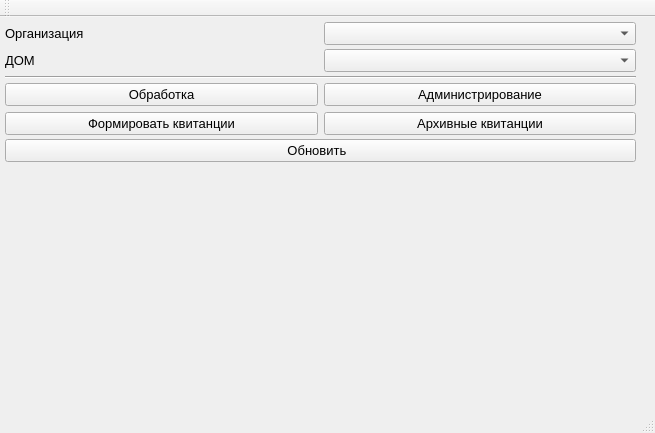
<?xml version="1.0" encoding="UTF-8"?>
<ui version="4.0">
 <class>MainWindow</class>
 <widget class="QMainWindow" name="MainWindow">
  <property name="geometry">
   <rect>
    <x>0</x>
    <y>0</y>
    <width>655</width>
    <height>433</height>
   </rect>
  </property>
  <property name="windowTitle">
   <string>ЖСК-Квитанция_Ноябрь2013</string>
  </property>
  <property name="windowIcon">
   <iconset resource="qrc.qrc">
    <normaloff>:/ico/cash_register_6356.ico</normaloff>:/ico/cash_register_6356.ico</iconset>
  </property>
  <widget class="QWidget" name="centralWidget">
   <widget class="QWidget" name="verticalLayoutWidget">
    <property name="geometry">
     <rect>
      <x>0</x>
      <y>0</y>
      <width>641</width>
      <height>311</height>
     </rect>
    </property>
    <layout class="QVBoxLayout" name="verticalLayout" stretch="0,0,0,0,0,0,0">
     <property name="spacing">
      <number>4</number>
     </property>
     <property name="sizeConstraint">
      <enum>QLayout::SetMaximumSize</enum>
     </property>
     <property name="leftMargin">
      <number>5</number>
     </property>
     <property name="topMargin">
      <number>5</number>
     </property>
     <property name="rightMargin">
      <number>5</number>
     </property>
     <property name="bottomMargin">
      <number>0</number>
     </property>
     <item>
      <layout class="QHBoxLayout" name="horizontalLayout_3">
       <item>
        <widget class="QLabel" name="label">
         <property name="font">
          <font>
           <family>Arial</family>
           <pointsize>10</pointsize>
          </font>
         </property>
         <property name="text">
          <string>Организация</string>
         </property>
        </widget>
       </item>
       <item>
        <widget class="QComboBox" name="cmBx_Org">
         <property name="font">
          <font>
           <family>Arial</family>
           <pointsize>10</pointsize>
          </font>
         </property>
        </widget>
       </item>
      </layout>
     </item>
     <item>
      <layout class="QHBoxLayout" name="horizontalLayout_4">
       <item>
        <widget class="QLabel" name="label_2">
         <property name="font">
          <font>
           <family>Arial</family>
           <pointsize>10</pointsize>
          </font>
         </property>
         <property name="text">
          <string>ДОМ</string>
         </property>
        </widget>
       </item>
       <item>
        <widget class="QComboBox" name="cmBx_Home">
         <property name="font">
          <font>
           <family>Arial</family>
           <pointsize>10</pointsize>
          </font>
         </property>
         <property name="modelColumn">
          <number>0</number>
         </property>
        </widget>
       </item>
      </layout>
     </item>
     <item>
      <widget class="Line" name="line">
       <property name="frameShadow">
        <enum>QFrame::Sunken</enum>
       </property>
       <property name="lineWidth">
        <number>1</number>
       </property>
       <property name="orientation">
        <enum>Qt::Horizontal</enum>
       </property>
      </widget>
     </item>
     <item>
      <layout class="QHBoxLayout" name="horizontalLayout">
       <item>
        <layout class="QVBoxLayout" name="verticalLayout_2">
         <item>
          <widget class="QPushButton" name="pBtnOper">
           <property name="font">
            <font>
             <family>Arial</family>
             <pointsize>10</pointsize>
            </font>
           </property>
           <property name="text">
            <string>Обработка</string>
           </property>
          </widget>
         </item>
         <item>
          <widget class="QPushButton" name="pBtnPrint">
           <property name="sizePolicy">
            <sizepolicy hsizetype="Expanding" vsizetype="Fixed">
             <horstretch>0</horstretch>
             <verstretch>0</verstretch>
            </sizepolicy>
           </property>
           <property name="font">
            <font>
             <family>Arial</family>
             <pointsize>10</pointsize>
            </font>
           </property>
           <property name="text">
            <string>Формировать квитанции</string>
           </property>
          </widget>
         </item>
        </layout>
       </item>
       <item>
        <layout class="QVBoxLayout" name="verticalLayout_3">
         <item>
          <widget class="QPushButton" name="pBtnAdmin">
           <property name="sizePolicy">
            <sizepolicy hsizetype="Minimum" vsizetype="Fixed">
             <horstretch>0</horstretch>
             <verstretch>0</verstretch>
            </sizepolicy>
           </property>
           <property name="font">
            <font>
             <family>Arial</family>
             <pointsize>10</pointsize>
            </font>
           </property>
           <property name="text">
            <string>Администрирование</string>
           </property>
          </widget>
         </item>
         <item>
          <widget class="QPushButton" name="pBtn_ArhivBlank">
           <property name="sizePolicy">
            <sizepolicy hsizetype="Expanding" vsizetype="Fixed">
             <horstretch>0</horstretch>
             <verstretch>0</verstretch>
            </sizepolicy>
           </property>
           <property name="font">
            <font>
             <family>Arial</family>
             <pointsize>10</pointsize>
            </font>
           </property>
           <property name="text">
            <string>Архивные квитанции</string>
           </property>
          </widget>
         </item>
        </layout>
       </item>
      </layout>
     </item>
     <item>
      <widget class="QPushButton" name="pBtnRefresh">
       <property name="sizePolicy">
        <sizepolicy hsizetype="Minimum" vsizetype="Fixed">
         <horstretch>0</horstretch>
         <verstretch>150</verstretch>
        </sizepolicy>
       </property>
       <property name="font">
        <font>
         <family>Arial</family>
         <pointsize>10</pointsize>
        </font>
       </property>
       <property name="text">
        <string>Обновить  </string>
       </property>
      </widget>
     </item>
     <item>
      <spacer name="verticalSpacer">
       <property name="orientation">
        <enum>Qt::Vertical</enum>
       </property>
       <property name="sizeHint" stdset="0">
        <size>
         <width>20</width>
         <height>20</height>
        </size>
       </property>
      </spacer>
     </item>
    </layout>
   </widget>
   <zorder>verticalLayoutWidget</zorder>
   <zorder>pBtnAdmin</zorder>
  </widget>
  <widget class="QMenuBar" name="menuBar">
   <property name="geometry">
    <rect>
     <x>0</x>
     <y>0</y>
     <width>655</width>
     <height>21</height>
    </rect>
   </property>
  </widget>
  <widget class="QToolBar" name="mainToolBar">
   <attribute name="toolBarArea">
    <enum>TopToolBarArea</enum>
   </attribute>
   <attribute name="toolBarBreak">
    <bool>false</bool>
   </attribute>
  </widget>
  <widget class="QStatusBar" name="statusBar"/>
 </widget>
 <layoutdefault spacing="6" margin="11"/>
 <tabstops>
  <tabstop>pBtnRefresh</tabstop>
 </tabstops>
 <resources>
  <include location="qrc.qrc"/>
 </resources>
 <connections/>
</ui>
